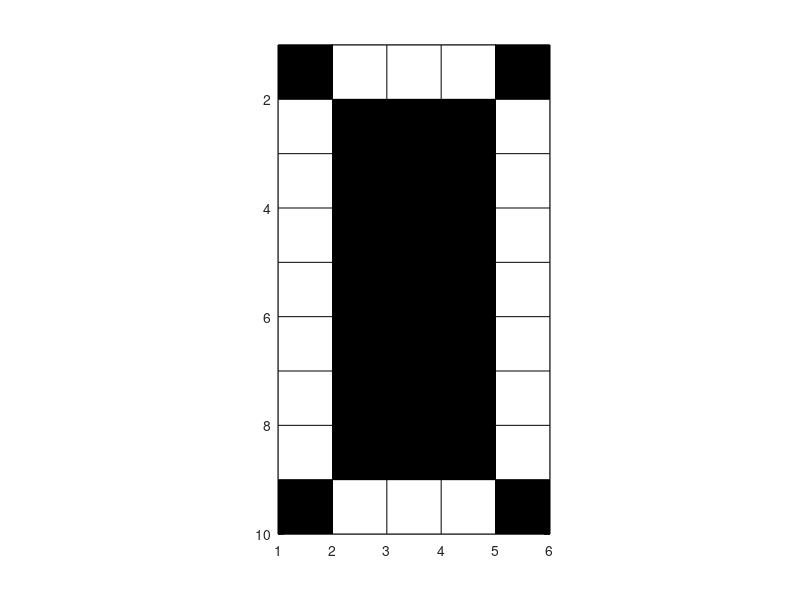

Source code (MATLAB):
function [digit1,digit2,digit3,digit4,digit5,digit6,digit7,digit8,digit9,digit0] = bit_maps()

% ==============================
% Bit maps for digit recognition
% ==============================

% ============================================================================
% Reference: Negnevitsky, M., "Artificial Intelligence: A Guide to Intelligent  
%            Systems", 2nd end. Addison Wesley, Harlow, England, 2005.                 
%            Sec. 9.4 Will a neural network work for my problem?              
% ============================================================================

digit1 =  [0 0 1 0 0
           0 1 1 0 0
           1 0 1 0 0
           0 0 1 0 0
           0 0 1 0 0
           0 0 1 0 0
           0 0 1 0 0
           0 0 1 0 0
           0 0 1 0 0 ];
        
digit=digit1;
digit_plot(digit)

digit2 =  [0 1 1 1 0
           1 0 0 0 1
           0 0 0 0 1
           0 0 0 0 1
           0 0 0 1 0
           0 0 1 0 0
           0 1 0 0 0
           1 0 0 0 0
           1 1 1 1 1 ];
        
digit=digit2;
digit_plot(digit)

digit3 =  [0 1 1 1 0 
           1 0 0 0 1 
           0 0 0 0 1 
           0 0 0 0 1 
           0 0 0 1 0 
           0 0 0 0 1 
           0 0 0 0 1 
           1 0 0 0 1 
           0 1 1 1 0 ];
        
digit=digit3;
digit_plot(digit)

digit4 =  [0 0 0 1 0 
           0 0 1 1 0 
           0 0 1 1 0 
           0 1 0 1 0 
           0 1 0 1 0 
           1 0 0 1 0 
           1 1 1 1 1 
           0 0 0 1 0
           0 0 0 1 0 ];
        
digit=digit4;
digit_plot(digit)

digit5 =  [1 1 1 1 1 
           1 0 0 0 0 
           1 0 0 0 0 
           1 1 1 1 0 
           1 0 0 0 1 
           0 0 0 0 1 
           0 0 0 0 1 
           1 0 0 0 1 
           0 1 1 1 0 ];
     
digit=digit5;
digit_plot(digit)

digit6 =  [0 1 1 1 0 
           1 0 0 0 1 
           1 0 0 0 0 
           1 0 0 0 0 
           1 1 1 1 0 
           1 0 0 0 1 
           1 0 0 0 1
           1 0 0 0 1 
           0 1 1 1 0 ];
     
digit=digit6;
digit_plot(digit)

digit7 =  [1 1 1 1 1 
           0 0 0 0 1
           0 0 0 1 0 
           0 0 0 1 0 
           0 0 1 0 0 
           0 0 1 0 0 
           0 1 0 0 0 
           0 1 0 0 0 
           0 1 0 0 0 ];
        
digit=digit7;
digit_plot(digit)

digit8 =  [0 1 1 1 0 
           1 0 0 0 1 
           1 0 0 0 1 
           1 0 0 0 1 
           0 1 1 1 0 
           1 0 0 0 1 
           1 0 0 0 1 
           1 0 0 0 1 
           0 1 1 1 0 ];
        
digit=digit8;
digit_plot(digit)

digit9 =  [0 1 1 1 0 
           1 0 0 0 1 
           1 0 0 0 1 
           1 0 0 0 1 
           0 1 1 1 1 
           0 0 0 0 1 
           0 0 0 0 1 
           1 0 0 0 1 
           0 1 1 1 0 ];
        
digit=digit9;
digit_plot(digit)

digit0 =  [0 1 1 1 0 
           1 0 0 0 1 
           1 0 0 0 1 
           1 0 0 0 1 
           1 0 0 0 1 
           1 0 0 0 1 
           1 0 0 0 1 
           1 0 0 0 1 
           0 1 1 1 0 ];
     
digit=digit0;
digit_plot(digit)

function digit_plot(digit);

[m n]=size(digit);
digit_plot=[digit digit(:,[n])]';
digit_plot=[digit_plot digit_plot(:,[m])]';
pcolor(digit_plot)
colormap(gray)
axis('ij')
axis image
pause(1.0)